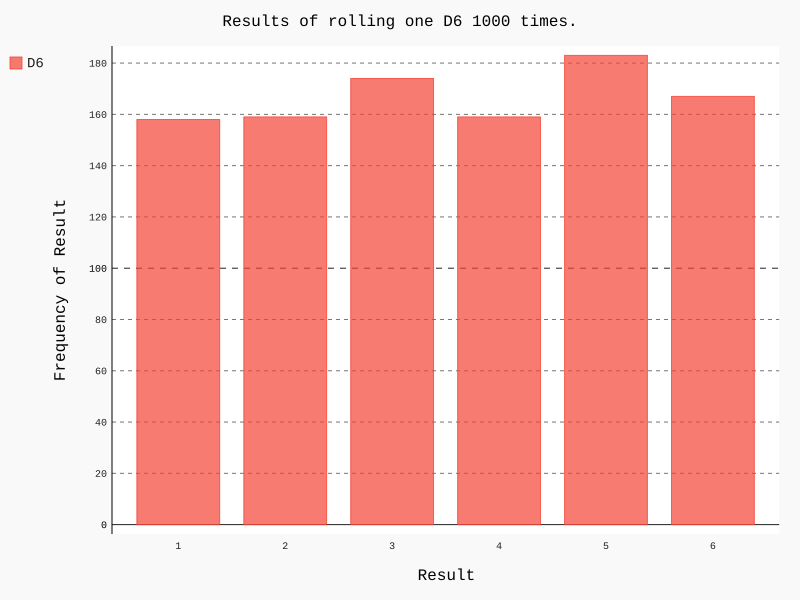

This chart was generated by the following Python code:
from die import Die

import pygal

# Cria um D6
die = Die()


# Faz alguns lançamentos e armazena os resultados em uma lista
results = []
for roll_num in range(1000):
    result = die.roll()
    results.append(result)


# Analisa os resultados
frenquencies = []
for value in range(1, die.num_sides+1):
    frenquency = results.count(value)
    frenquencies.append(frenquency)


# Visualiza os resultados
hist = pygal.Bar()

hist.title = "Results of rolling one D6 1000 times."
hist.x_labels = ['1', '2', '3', '4', '5', '6']
hist.x_title = "Result"
hist.y_title = "Frequency of Result"


hist.add('D6', frenquencies)
hist.render_to_file('DADOS_GRAFICOS/die_visual.svg')
